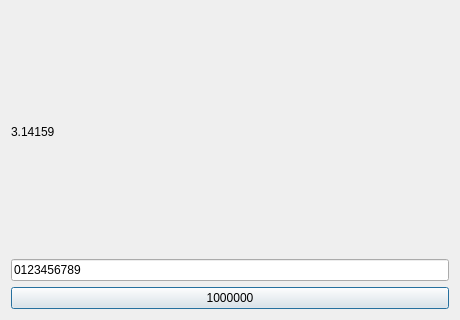
<?xml version="1.0" encoding="UTF-8"?>
<ui version="4.0"><class>Dialog</class><widget class="QDialog" name="Dialog"><property name="geometry"><rect><x>0</x><y>0</y><width>460</width><height>320</height></rect></property><property name="windowTitle"><string>#079 text/164_numbers</string></property><layout class="QVBoxLayout" name="verticalLayout"><property name="leftMargin"><number>11</number></property><property name="topMargin"><number>11</number></property><property name="rightMargin"><number>11</number></property><property name="bottomMargin"><number>11</number></property><property name="spacing"><number>6</number></property><item><widget class="QLabel" name="l1"><property name="text"><string>3.14159</string></property></widget></item><item><widget class="QLineEdit" name="e1"><property name="text"><string>0123456789</string></property></widget></item><item><widget class="QPushButton" name="b1"><property name="text"><string>1000000</string></property></widget></item></layout></widget></ui>
